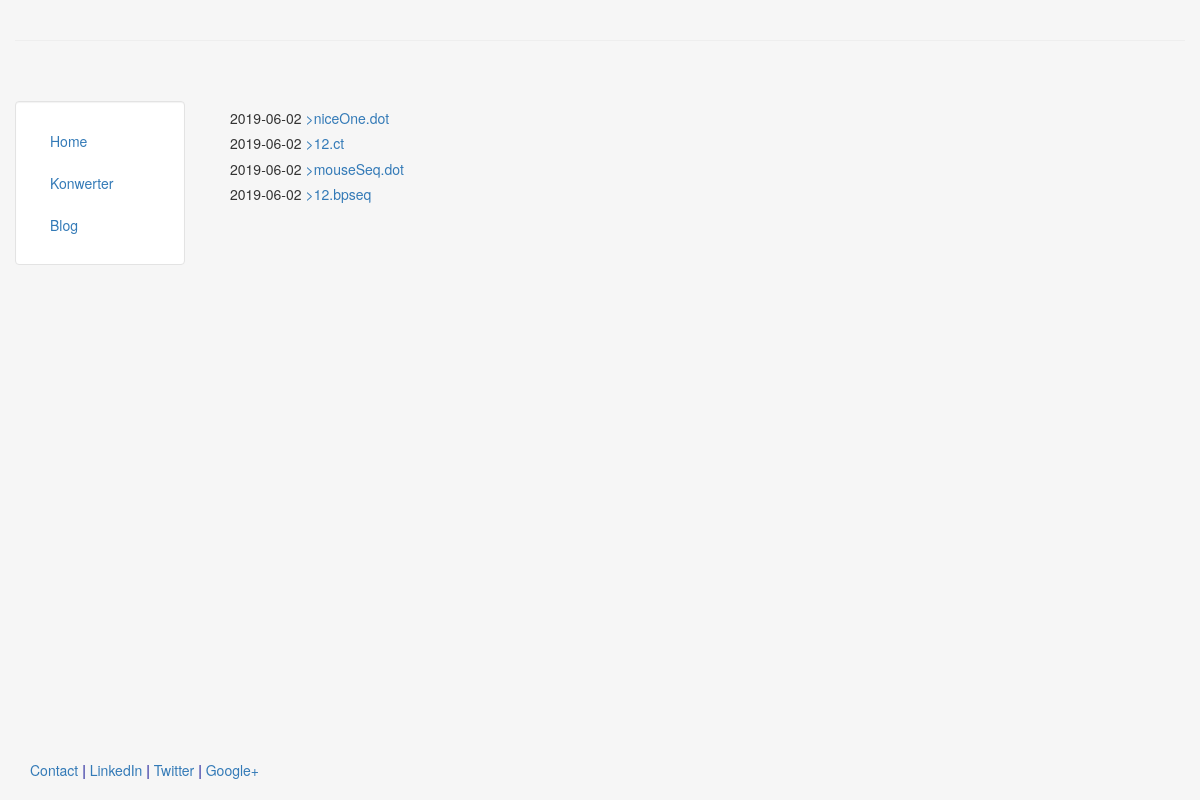
Screenshot of /blog/ with the database file from the repository.
### blog/models.py (models this page shows, shortened)
class Post(models.Model):
    title = models.CharField(max_length = 140)
    body = models.TextField()
    date = models.DateTimeField()

### blog/templates/blog/blog.html
{% extends "personal/header.html" %}
{% block content %}
	{% for post in object_list %}
		<h5>{{ post.date|date:"Y-m-d" }}<a href="/blog/{{post.id}}">  {{ post.title }}</a></h5>
	{% endfor %}
{% endblock %}

### personal/templates/personal/header.html (shortened to what this page needs)
<!DOCTYPE html>
<html lang="en">
<head>
	{% load staticfiles %}
    	<link rel="stylesheet" href="{% static 'personal/css/sc2.css' %}" type = "text/css"/>
	<link rel="stylesheet" href="{% static 'personal/css/bootstrap.min.css' %}" type = "text/css"/>
</head>
<body class="body" style="background-color:#f6f6f6">
	<div class="container-fluid" style="min-height:95%; ">
		<div class="row">
			  <div class="col-sm-10">
				  <br>
			  </div>
		</div><hr>
		<div class="row">
		  <div class="col-sm-2">
		  <br>
		  <br>
			<div class="well bs-sidebar" id="sidebar" style="background-color:#fff">
			  <ul class="nav nav-pills nav-stacked">
				<li><a href='/'>Home</a></li>
				<li><a href='/bioapp/'>Konwerter</a></li>
                <li><a href='/blog/'>Blog</a></li>
			  </ul>
			</div>
		  </div>
		  <div class="col-sm-10">
			<div class='container-fluid'>
			<br><br>
			   {% block content %}
			   {% endblock %}
			</div>
		  </div>
		</div>
	</div>
	<footer>
		<div class="container-fluid" style='margin-left:15px'>
			<p><a href="#" target="blank">Contact</a> | <a href="#" target="blank">LinkedIn</a> | <a href="#" target="blank">Twitter</a> | <a href="#" target="blank">Google+</a></p>
		</div>
	</footer>
</body>
</html>

### personal/static/personal/css/sc2.css (style rules this page uses)
p { color: darkblue; }

### personal/templates/personal/header.html (style rules this page uses)
html, body { height:100% }

### rows the page displays
Post: date "2019-06-02", title ">niceOne.dot"
Post: date "2019-06-02", title ">12.ct"
Post: date "2019-06-02", title ">mouseSeq.dot"
Post: date "2019-06-02", title ">12.bpseq"
